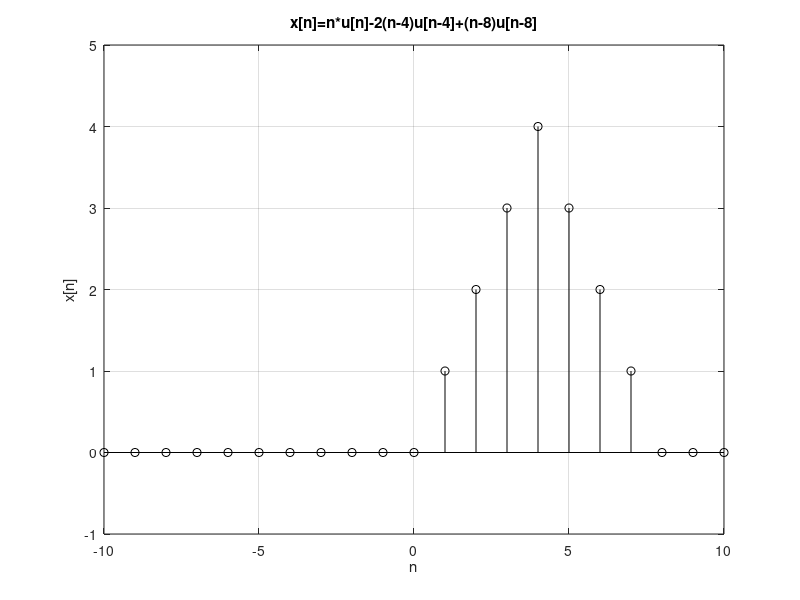

The MATLAB source for this figure:
clc 
clear all 
close all
n=-10:10;
u1=[zeros(1,10),ones(1,11)];%u(n)
u2=[zeros(1,14),ones(1,7)];%u(n-4)
u3=[zeros(1,18),ones(1,3)];%u(n-8)
x=(n.*u1)-(2.*(n-4).*u2)+((n-8).*u3)
stem(n,x,'k')
grid on
axis([-10 10 -1 5])
title('x[n]=n*u[n]-2(n-4)u[n-4]+(n-8)u[n-8]')
xlabel('n')
ylabel('x[n]')